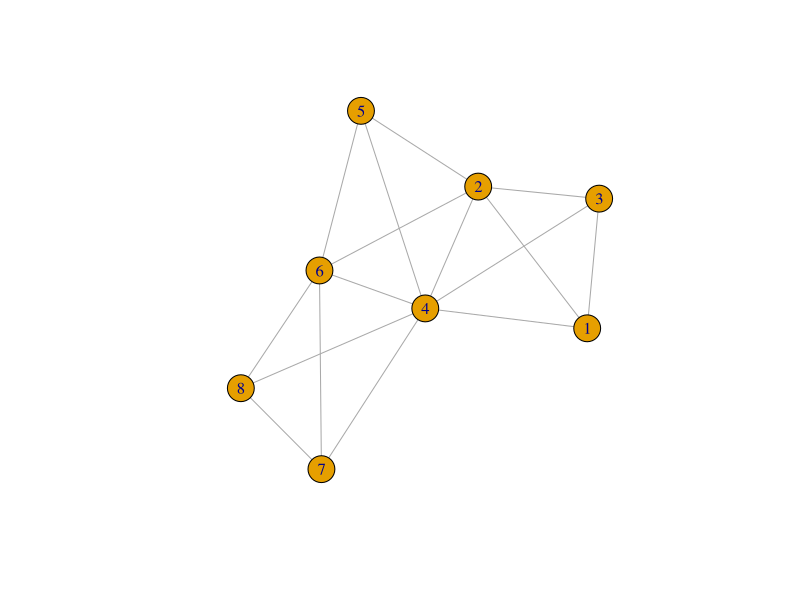
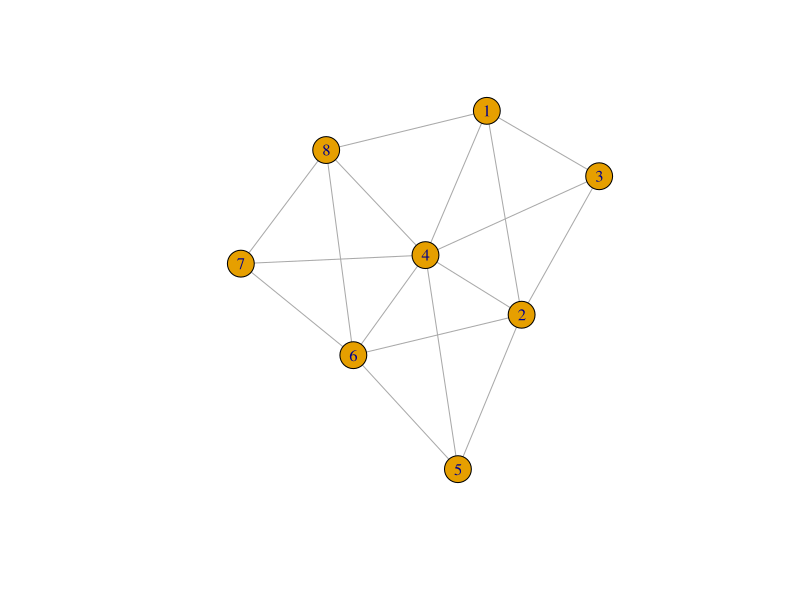
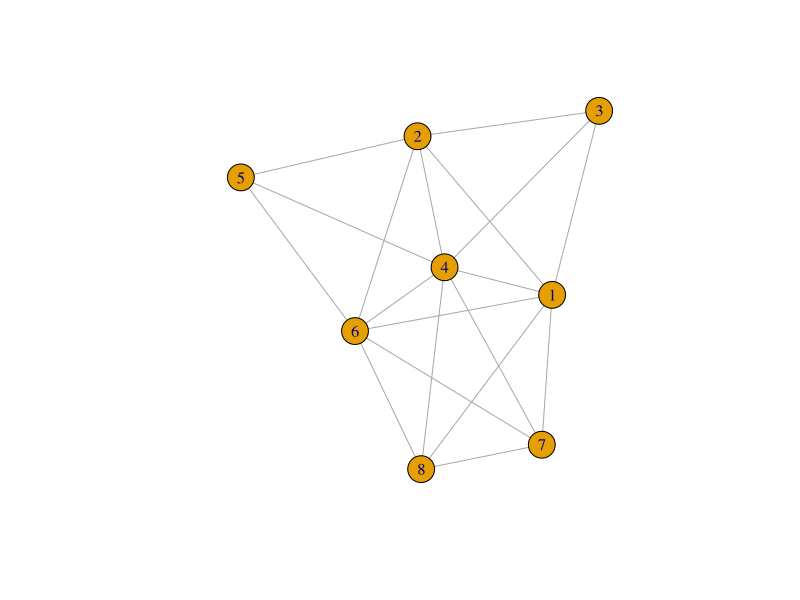
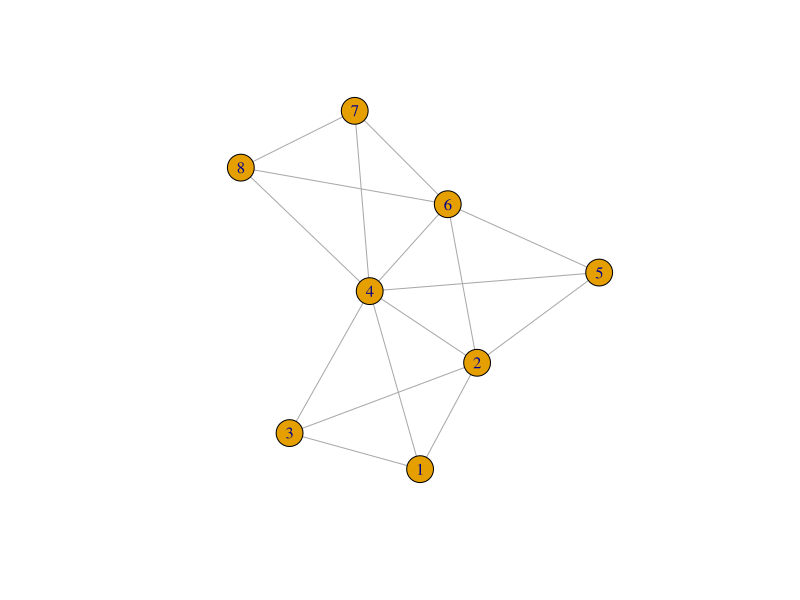
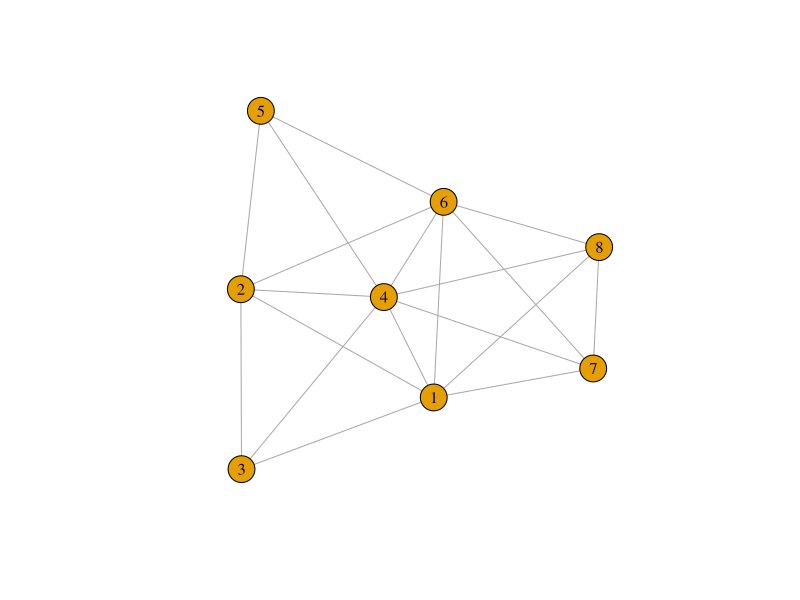
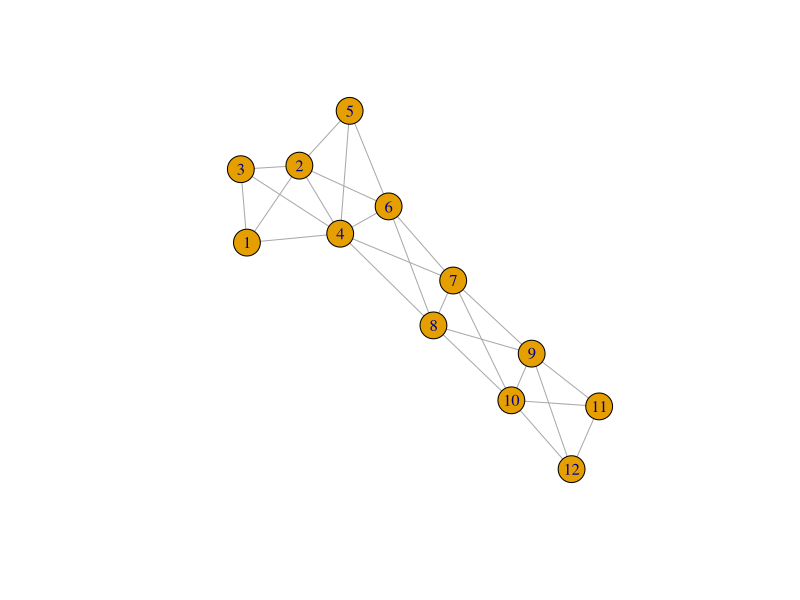
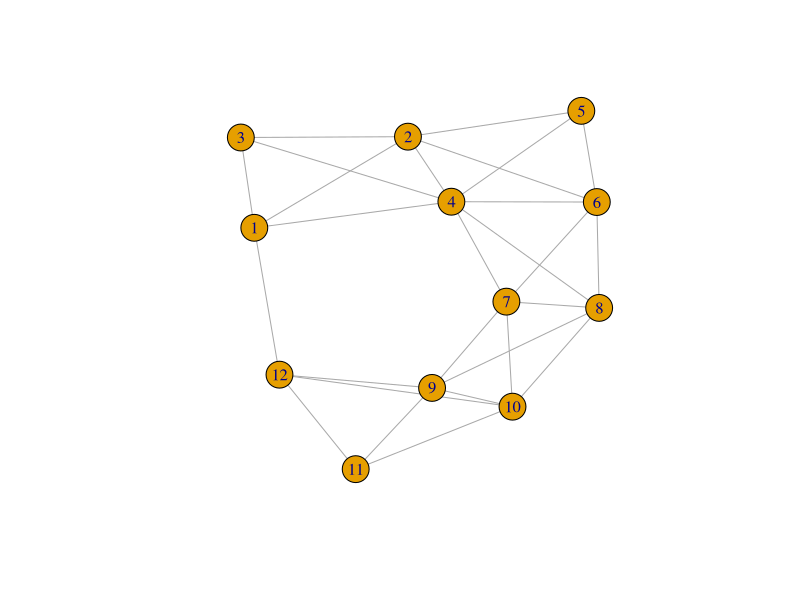
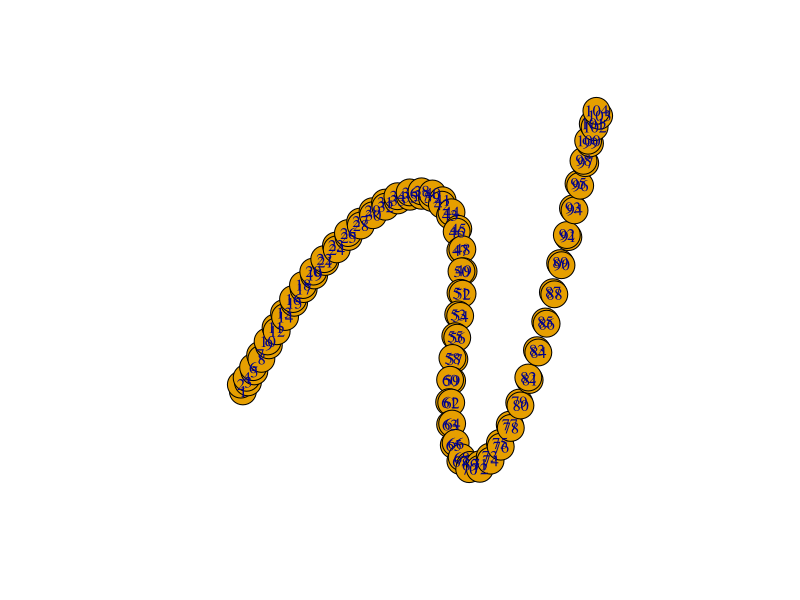

The R script that drew these images, in order: (Note: this script raises an error after producing the figures.)
library(igraph)


## example 1
edge_list = c(1, 2, 1, 3, 1, 4, 2, 3, 2,4, 3, 4, 2, 5, 2, 6, 4,5, 4, 6, 5, 6, 6, 7, 6, 8, 4, 7, 4, 8, 7, 8)


g <-graph_from_edgelist(matrix(edge_list, ncol=2, byrow=TRUE), directed = FALSE)

plot(g)


is_chordal(g)


g1<-add_edges(g,c(1, 8))

plot(g1)

is_chordal(g1, fillin=TRUE)


g2<-add_edges(g1, c(6,1,7,1))
plot(g2)

is_chordal(g2)


plot(g)
decompose(g2)

max_cardinality(g2)
is_chordal(g2)
plot(g2)


## example 2

edge_list = c(1, 2, 1, 3, 1, 4, 2, 3, 2,4, 3, 4, 2, 5, 2, 6, 4,5, 4, 6, 5, 6, 6, 7, 6, 8, 4, 7, 4, 8, 7, 8, 7, 9, 7, 10, 8, 9, 8, 10, 9, 10,
              9, 11, 9, 12, 10, 11, 10, 12, 11, 12)

g <-graph_from_edgelist(matrix(edge_list, ncol=2, byrow=TRUE), directed = FALSE)

plot(g)


is_chordal(g)
g1<-add_edges(g,c(1, 12))

plot(g1)

is_chordal(g1, fillin=TRUE, newgraph=TRUE)

max_cliques(g)

generate_a_chain_graph<-function(n) {
    index = c(combn(1:4,2))
    square_n = floor(n/2)*2

    a = sapply(seq(0, square_n, by=2), function(x) index + x, simplify=FALSE)
    ed = matrix(unlist(a), ncol=2, byrow=TRUE)
    ed = ed[ed[,1]!=ed[,2],]
    graph_from_edgelist(ed, directed = FALSE)
}

size_of_largest_clique<-function(graph1) {
    max(sapply(max_cliques(graph1), function(x) length(x)))
}


create_a_fillin<-function(graph1) {
    is_chordal(graph1, fillin=TRUE, newgraph=TRUE)$newgraph
}



number_of_fillin<-function(graph1) {
    length(is_chordal(graph1, fillin=TRUE)$fillin)
}


add_an_edge<-function(graph) {
    v = length(V(graph))
    edge = sample.int(v, 2)
    g<-add_edges(graph, edge)
    g
}



g<-generate_a_chain_graph(100)

size_of_largest_clique(g)
plot(g)
g

s = sapply(1:1000, function(x) {
    g1<-add_an_edge(g)
    fill <- create_a_fillin(g1)
    size_of_largest_clique(fill) 
})

hist(s)
plot(fill)




z = lapply(1:100, function(i) {
    g<-generate_a_chain_graph(i)
    sapply(1:1000, function(x) {
        g2 = permute.vertices(g, sample(vcount(g)))
        g3 = union(g, g2)
        number_of_fillin(g3)
        #fill <- create_a_fillin(g3)
        #size_of_largest_clique(fill) 
    })
})

y = lapply(1:100, function(i) {
    g<-generate_a_chain_graph(i)
    sapply(1:1000, function(x) {
        g2 = permute.vertices(g, sample(vcount(g)))
        g3 = intersection(g, g2)        
        fill <- create_a_fillin(g3)
        c(C=size_of_largest_clique(fill), E=length(E(g3)))
    })
})


E(generate_a_chain_graph(12))
16*4

p = vcount(g)
p*(p-1)/2
size_of_largest_clique(g)

hist(z/4)
4*p

y


plot(1:100, sapply(z, mean))
lines(1:100,0.4*(1:100+4), col='red')


sapply(z, mean)/(1:100+4)

b = sapply(y, function(x) mean(unlist(x[2,])))

       
plot(1:100,  sapply(y, function(x) mean(unlist(x[1,]))), ylim=c(0,13))
lines(1:100, sapply(y, function(x) mean(unlist(x[2,]))), col='red')



y[[1]][1, ]
mean(unlist(y[[1]][2, ]))
y[[1]]
plot(g)


n = 1:p
plot(n, n*(p - (n+1)/2))

n*(p - (n+1)/2)
n

a = 100 + 4
(a+1)*a/2


x = seq(0, 1, 0.1)
n = 50
p = 0

plot(x, dbeta(x, 1/2, (n-p-2)/2), type='l')
for (p in 1:n) {
    lines(x, dbeta(x, 1/2, (n-p-2)/2), type='l', col ='red')
    Sys.sleep(0.5)
}


